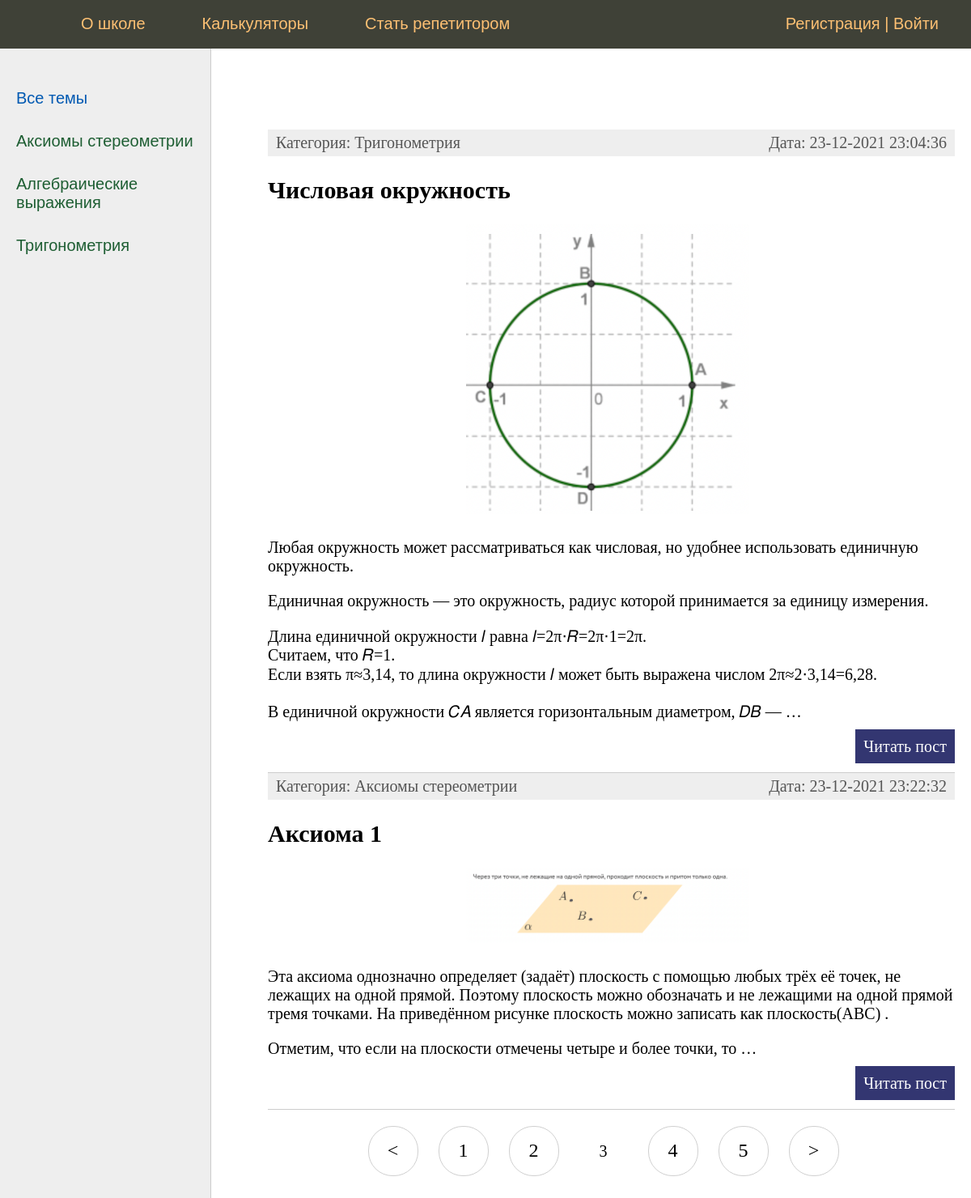
The app's page /?page=3, older data.
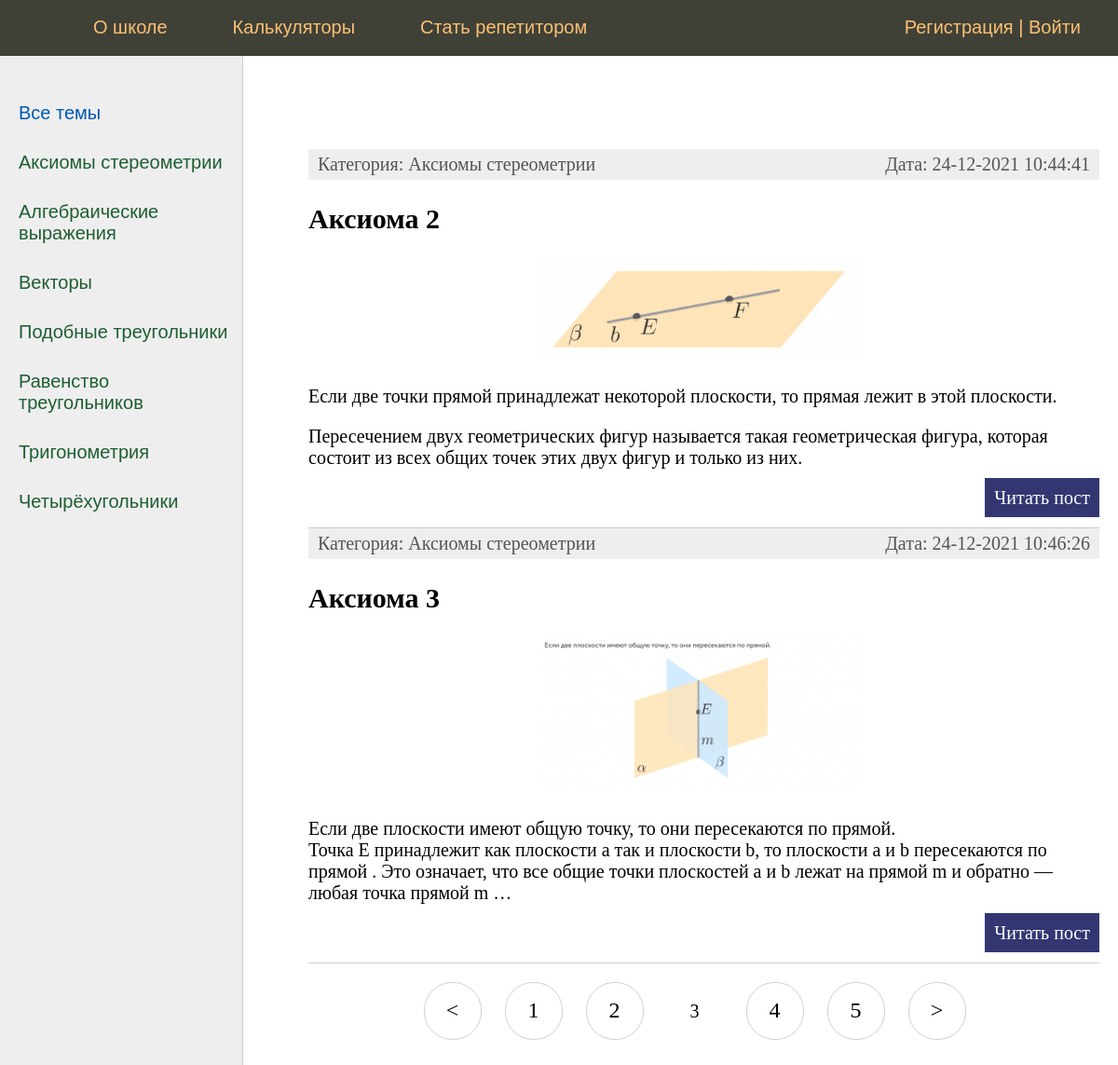
The same page, newer data.
### lessons/models.py (models this page shows, shortened)
class Category(models.Model):
    name = models.CharField(max_length=100, db_index=True, verbose_name="Категория")
    slug = models.SlugField(max_length=255, unique=True, db_index=True, verbose_name="URL")
    def __str__(self):
        return self.name
    def get_absolute_url(self):
        return reverse('category', kwargs={'cat_slug': self.slug})
    class Meta:
        verbose_name = 'Категория'
        verbose_name_plural = 'Категории'
        ordering = ['id']

class Lessons(models.Model):
    title = models.CharField(max_length=255, verbose_name="Заголовок")
    slug = models.SlugField(max_length=255, unique=True, db_index=True, verbose_name="URL")
    content = models.TextField(blank=True, verbose_name="Текст урока")
    photo = models.ImageField(upload_to="photos/%Y/%m/%d/", verbose_name="Фото")
    time_create = models.DateTimeField(auto_now_add=True, verbose_name="Время создания")
    time_update = models.DateTimeField(auto_now=True, verbose_name="Время изменения")
    is_published = models.BooleanField(default=True, verbose_name="Публикация")
    cat = models.ForeignKey('Category', on_delete=models.PROTECT, verbose_name="Категории")
    def get_absolute_url(self):
        return reverse('post', kwargs={'post_slug': self.slug})
    class Meta:
        verbose_name = 'Темы'
        verbose_name_plural = 'Темы'
        ordering = ['id']

### lessons/views.py (the view)
# urls.py: path('', LessonsHome.as_view(), name='home'),
class LessonsHome(DataMixin, ListView):
    model = Lessons
    template_name = 'lessons/index.html'
    context_object_name = 'posts'
    def get_context_data(self, *, object_list=None, **kwargs):
        context = super().get_context_data(**kwargs)
        c_def = self.get_user_context(title="Главная страница")
        return dict(list(context.items()) + list(c_def.items()))
    def get_queryset(self):
        return Lessons.objects.filter(is_published=True)

### lessons/utils.py (called while the page is built)
    def get_user_context(self, **kwargs):
        context = kwargs
        cats = Category.objects.annotate(Count('lessons'))
        user_menu = menu.copy()
        if not self.request.user.has_perm('lessons.change_lessons'):
            user_menu.pop(1)
        context['menu'] = user_menu
        context['cats'] = cats
        if 'cat_selected' not in context:
            context['cat_selected'] = 0
        return context

### lessons/templates/lessons/index.html (shortened to what this page needs)
{% extends 'lessons/base.html' %}
{% block content %}
<ul class="list-articles">
	{% for p in posts %}
			<li><div class="article-panel">
	<p class="first">Категория: {{p.cat}}</p>
	<p class="last">Дата: {{p.time_update|date:"d-m-Y H:i:s"}}</p>
</div>
<h2>{{p.title}}</h2>
{% if p.photo %}
	<p><img class="img-article-left thumb" src="{{p.photo.url}}"></p>
{% endif %}
	{% autoescape on %}
	{{p.content|linebreaks|truncatewords:50}}
	{% endautoescape %}
			<p class="link-read-post"><a href="{{ p.get_absolute_url }}">Читать пост</a></p>
			</li>
	{% endfor %}
</ul>
{% endblock %}

### lessons/templates/lessons/base.html (shortened to what this page needs)
{% load static %}
{% load lessons_tags %}
<!DOCTYPE html>
<html>
<head>
	<link type="text/css" href="{% static 'lessons/css/styles.css' %}" rel="stylesheet" />
</head>
<body>
<table class="table-page" border=0 cellpadding="0" cellspacing="0">
<tr><td valign=top>
{% block mainmenu %}
		<div class="header">
			<ul id="mainmenu" class="mainmenu">
			<li class="logo"><a href="{% url 'home' %}"><div class="logo"></div></a></li>
{% for m in menu %}
			<li><a href="{% url m.url_name %}">{{m.title}}</a></li>
{% endfor %}
				{% if request.user.is_authenticated %}
				<li class="last"> {{user.username}} | <a href="{% url 'logout' %}">Выйти</a></li>
				{% else %}
				<li class="last"><a href="{% url 'register' %}">Регистрация</a> | <a href="{% url 'login' %}">Войти</a></li>
				{% endif %}
			</ul>
		</div>
{% endblock mainmenu %}
<table class="table-content" border=0 cellpadding="0" cellspacing="0">
<tr>
	<td valign="top" class="left-chapters">
	<ul id="leftchapters">
{% if cat_selected == 0 %}
		<li class="selected">Все темы</li>
{% else %}
		<li><a href="{% url 'home' %}">Все темы</a></li>
{% endif %}
{% for c in cats %}
{% if c.lessons__count > 0 %}
	{% if c.pk == cat_selected %}
		<li class="selected">{{c.name}}</li>
	{% else %}
		<li><a href="{{ c.get_absolute_url }}">{{c.name}}</a></li>
	{% endif %}
{% endif %}
{% endfor %}
	</ul>
</td>
<td valign="top" class="content">
	<div class="content-text">
{% block content %}
{% endblock %}
{% if page_obj.has_other_pages %}
<nav class="list-pages">
    <ul>
{% if page_obj.has_previous %}
<li class="page-num">
	<a href="?page={{ page_obj.previous_page_number }}">&lt;</a>
</li>
{% endif %}
        {% for p in paginator.page_range %}
		{% if page_obj.number == p %}
        <li class="page-num page-num-selected">{{ p }}</li>
		{% elif p >= page_obj.number|add:-2 and p <= page_obj.number|add:2  %}
        <li class="page-num">
            <a href="?page={{ p }}">{{ p }}</a>
        </li>
		{% endif %}
        {% endfor %}
{% if page_obj.has_next %}
<li class="page-num">
	<a href="?page={{ page_obj.next_page_number }}">&gt;</a>
</li>
{% endif %}
    </ul>
</nav>
{% endif %}
	</div>
</td></tr></table>
</td></tr>
</table>
</body>
</html>

Row changes from the older to the newer data that the page shows:
removed Lessons: cat "Тригонометрия", time_update "23-12-2021 23:04:36", title "Числовая окружность", photo (picture), content "Любая окружность может рассматриваться как числовая, но удобнее использовать единичную окружность. Единичная окружность — это окружность, радиус которой принимается за единицу измерения. Длина единичной окружности 𝑙 равна 𝑙=2π⋅𝑅=2π⋅1=2π. Считаем, что 𝑅=1. Если взять π≈3,14, то длина окружности 𝑙 может быть выражена числом 2π≈2⋅3,14=6,28. В единичной окружности 𝐶𝐴 является горизонтальным диаметром, 𝐷𝐵 — …"
no longer on this page (row edited): Lessons: cat "Аксиомы стереометрии", time_update "23-12-2021 23:22:32", title "Аксиома 1", photo (picture), content "Эта аксиома однозначно определяет (задаёт) плоскость с помощью любых трёх её точек, не лежащих на одной прямой. Поэтому плоскость можно обозначать и не лежащими на одной прямой тремя точками. На приведённом рисунке плоскость можно записать как плоскость(ABC) . Отметим, что если на плоскости отмечены четыре и более точки, то …"
added Category: name "Векторы"
added Category: name "Подобные треугольники"
added Category: name "Равенство треугольников"
added Category: name "Четырёхугольники"
now on this page (row edited): Lessons: cat "Аксиомы стереометрии", time_update "24-12-2021 10:44:41", title "Аксиома 2", photo (picture), content "Если две точки прямой принадлежат некоторой плоскости, то прямая лежит в этой плоскости. Пересечением двух геометрических фигур называется такая геометрическая фигура, которая состоит из всех общих точек этих двух фигур и только из них."
added Lessons: cat "Аксиомы стереометрии", time_update "24-12-2021 10:46:26", title "Аксиома 3", photo (picture), content "Если две плоскости имеют общую точку, то они пересекаются по прямой. Точка E принадлежит как плоскости a так и плоскости b, то плоскости a и b пересекаются по прямой . Это означает, что все общие точки плоскостей a и b лежат на прямой m и обратно — любая точка прямой m …"
